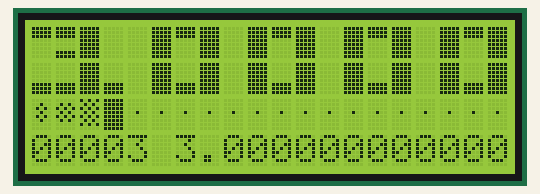
Simulated run of this program. Board: ESP32 board running MicroPython. Shown: 20×4 character LCD. Random numbers come from a fixed seed; library files of the repository ran but are not shown: i2c_lcd.py.

Above: at 0.45 s.
At 7.91 s:
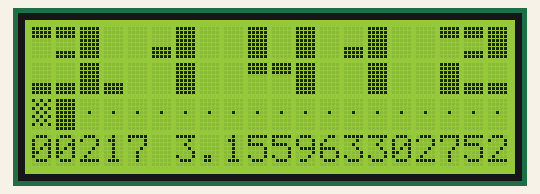
At 13.74 s:
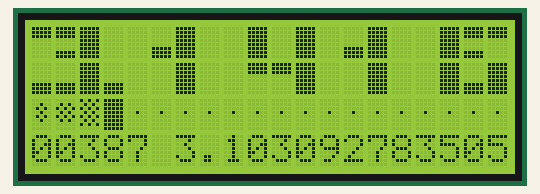
At 19.84 s:
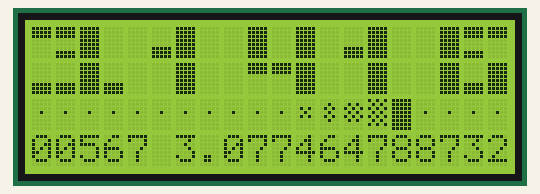
At 29.3 s:
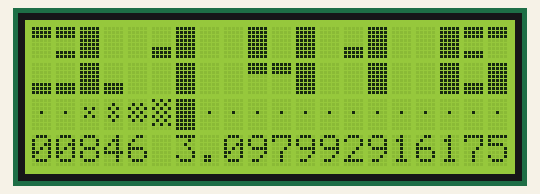
At 39.68 s:
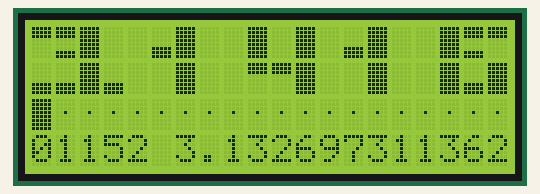

The program:

main.py
```python
from machine import Pin, SoftI2C
from i2c_lcd import I2cLcd
from time import sleep
import random

i2c = SoftI2C(scl=Pin(22), sda=Pin(21), freq=400000)
lcd = I2cLcd(i2c, 0x27, 4, 20)
lcd.clear()

# blocks
blocks = (
    bytearray((0b11111,0b11111,0b11111,0b00000,0b00000,0b00000,0b00000,0b00000)),
    bytearray((0b00000,0b00000,0b00000,0b00000,0b00000,0b11111,0b11111,0b11111)),
    bytearray((0b11111,0b11111,0b11111,0b00000,0b00000,0b00000,0b11111,0b11111)),
    bytearray((0b10101,0b01010,0b10101,0b01010,0b10101,0b01010,0b10101,0b00000)),
    bytearray((0b00000,0b01010,0b10101,0b01010,0b10101,0b01010,0b00000,0b00000)),
    bytearray((0b00000,0b00100,0b01010,0b00100,0b01010,0b00100,0b00000,0b00000)),
    bytearray((0b00000,0b00000,0b01010,0b00100,0b01010,0b00000,0b00000,0b00000)),
    bytearray((0b00000,0b00000,0b00000,0b00100,0b00000,0b00000,0b00000,0b00000)),
)

# big font
font = (
    (255,0,255,255,1,255),  #0
    (1,255,32,32,255,32),   #1
    (0,2,255,255,1,1),      #2
    (0,2,255,1,1,255),      #3
    (255,32,255,0,0,255),   #4
    (255,2,0,1,1,255),      #5
    (255,2,0,255,1,255),    #6
    (0,0,255,32,32,255),    #7
    (255,2,255,255,1,255),  #8
    (255,2,255,1,1,255),    #9
)

# prepare display fonts
c = 0
for block in blocks:
    lcd.custom_char(c, block)
    c += 1


def putchar_big(code, pos_x, pos_y=0):
    for i in range(6):
        lcd.move_to(pos_x+i%3, pos_y+i//3)
        lcd.putchar(chr(font[code][i]))

def print_pi_big(x, pos_x=0, pos_y=0):
    #comma
    lcd.move_to(pos_x+3, pos_y+1)
    lcd.putchar(chr(1))
    # digits
    x = x*10000     # 4 decimal places
    for k in (10000, 1000, 100, 10, 1):
        d = int(x // k)
        x -= d * k
        putchar_big(d, pos_x)
        pos_x += 4
        if k==10000: pos_x+=1

# animation
px = 24
line = f"{chr(7)*20}{chr(6)}{chr(5)}{chr(4)}{chr(3)}{chr(255)}{chr(7)*20}"
def anim():
    global px
    lcd.move_to(0, 2)
    lcd.putstr(line[px:px+20])
    px -= 1
    if px <= 0:
        px = 24


# Monte Carlo
i = 0
err = 1
circle_points = 0
square_points = 0
while True:
    rx = random.random()
    ry = random.random()

    d = rx**2 + ry**2

    square_points += 1
    if d <= 1:
        circle_points += 1

    pi = 4 * circle_points / square_points
    _err = abs(3.1415926535-pi)
    if _err < err:
        err = _err
        print_pi_big(pi)

    lcd.move_to(0, 3)
    lcd.putstr(f"{i:05d} {pi:.12f}")

    # if i%5 == 0:
    anim()

    i += 1
```
